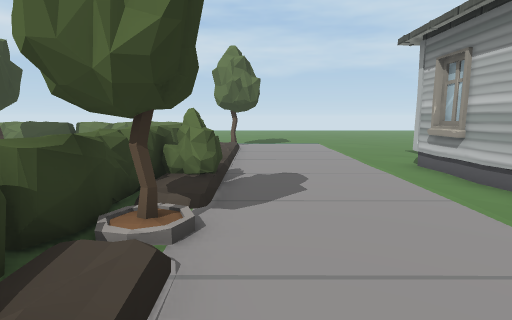
view 1 (above)

24 first-person views from a walk through a 3-D level made in the Unity game engine. The camera is 1.4 m above the floor, tilts 8° down and sees 80° across. The floor is counted in squares, 1 m on a side. Each view is taken from the middle of a square. On the plan, view 1 faces up. The plan holds only what a view shows up to about 14 squares ahead; the rest is blank. The place goes on beyond the plan. The player character is not drawn. Some animated figures are left out. Door leaves are left out, so doorways stand open. Some surface patterns are stand-ins.

view 2
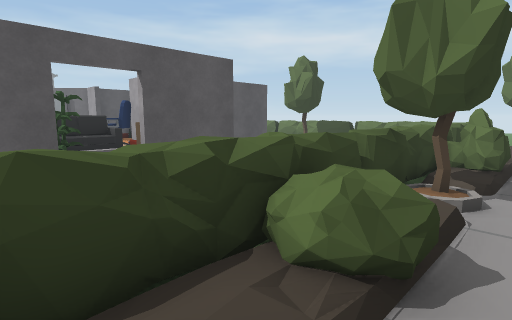

view 3
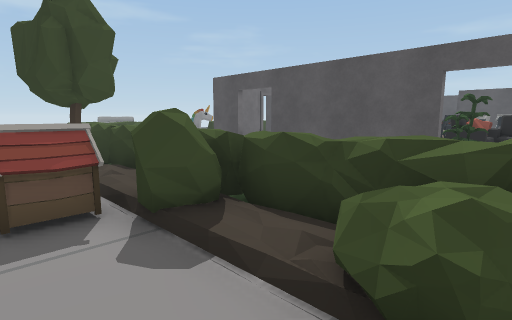

view 4
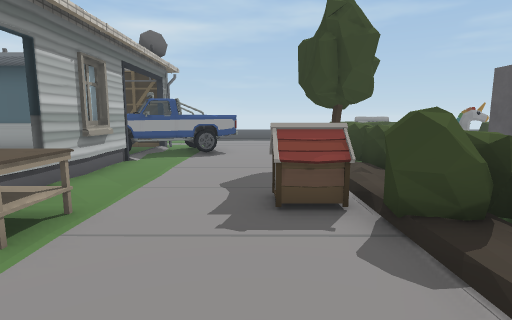

view 5
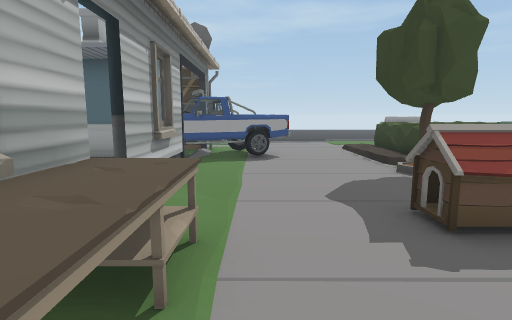

view 6
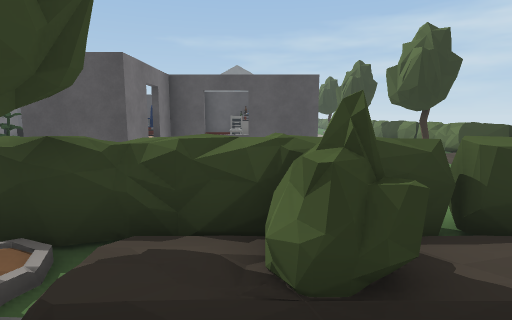

view 7
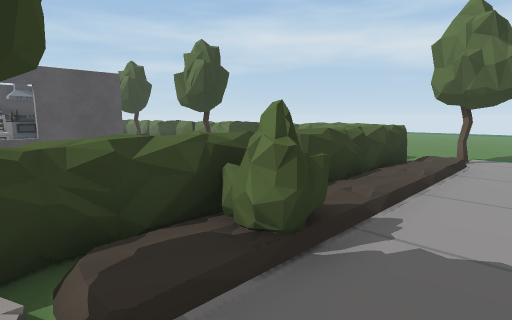

view 8
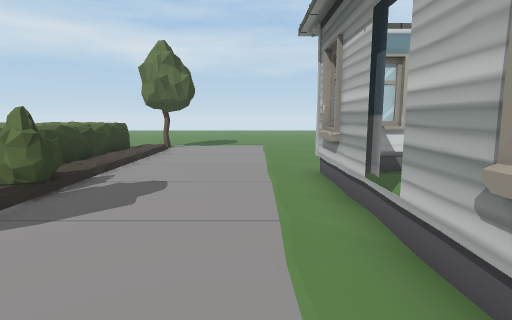

view 9
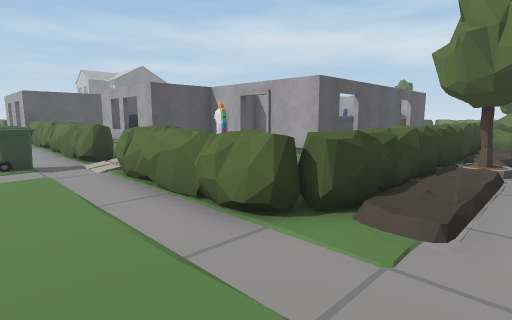

view 10
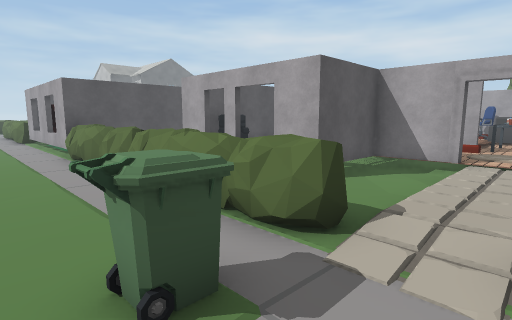

view 11
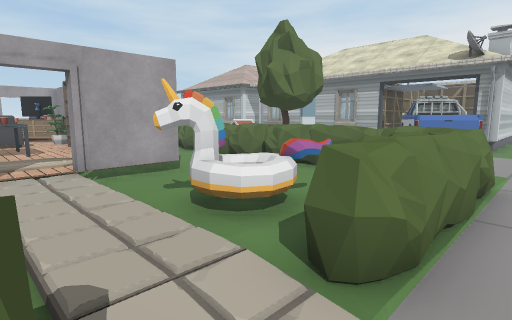

view 12
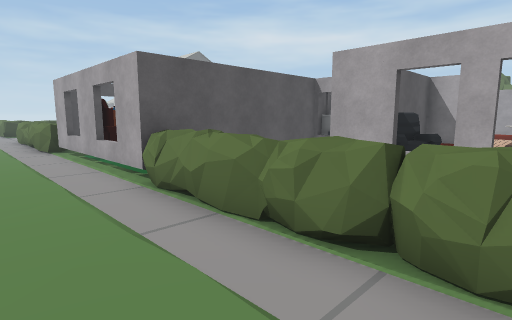

view 13
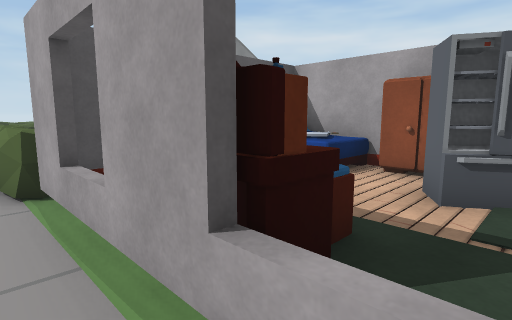

view 14
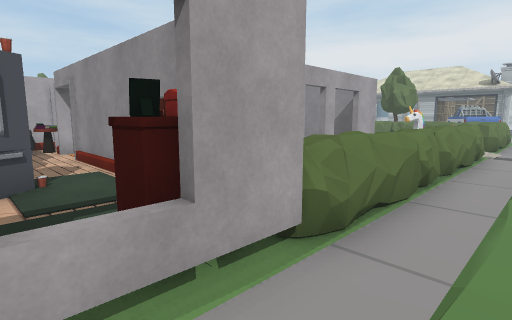

view 15
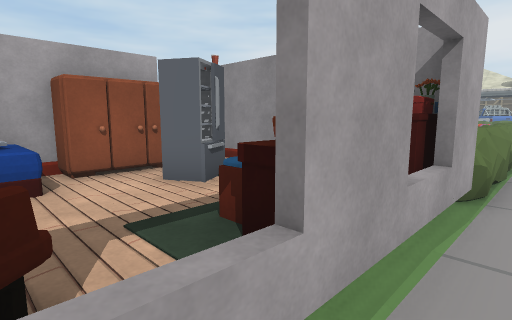

view 16
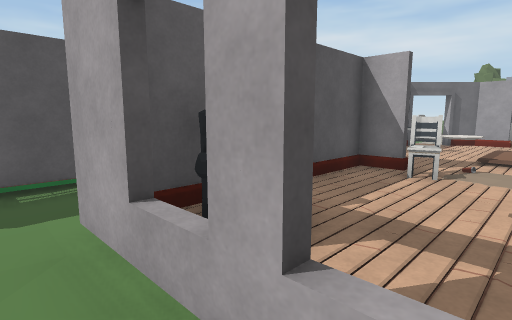

view 17
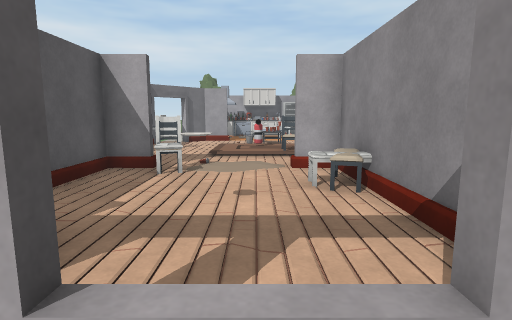

view 18
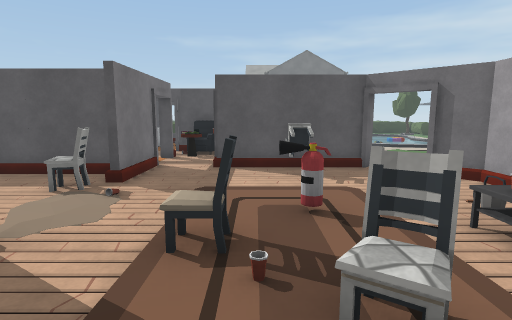

view 19
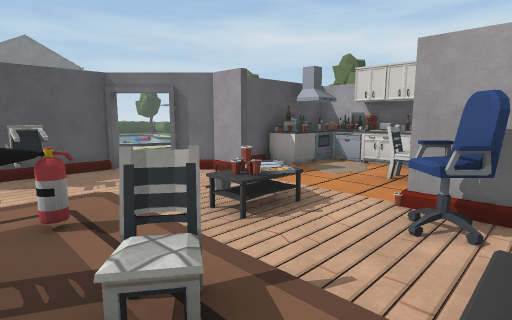

view 20
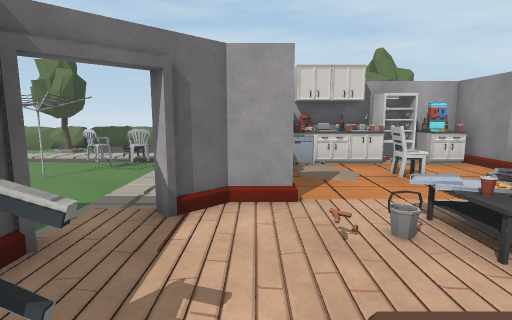

view 21
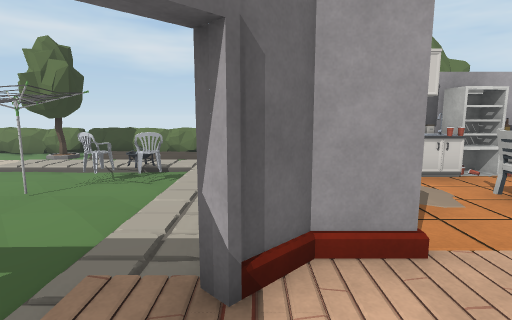

view 22
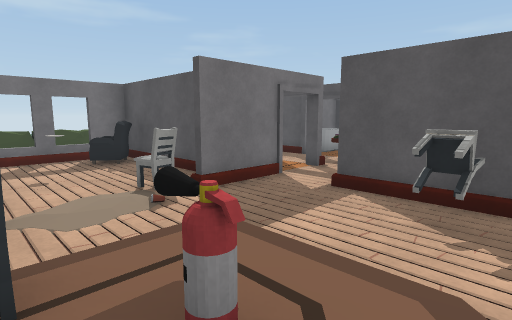

view 23
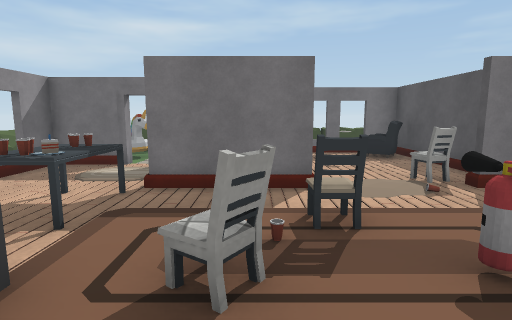

view 24
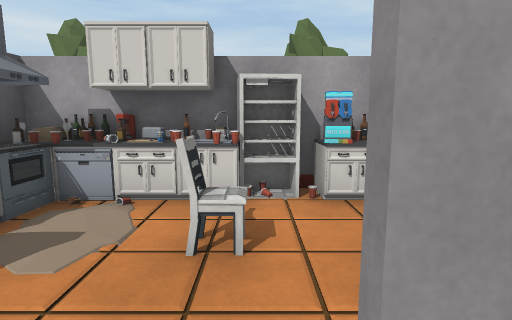

### Floor plan
Key: @ floor where view 1 was taken; # wall or solid block; x gap in a wall; . main floor; - floor 0.25 m lower than the main floor; / step, stairs or slope; D open door; = window, fence, low wall or low ledge; T tree; B bush; S sofa; R dresser; C chair; A table; U counter; G rug; H shelf; E bed; P cup; O other object.
Columns run from 28 left of view 1 to 9 right of it. Each row starts with its distance up from view 1.
 14 OOOOOOOOO      OOOOOOOOOO
 13                           O
 12           TT     TT       O
 11                          OO
 10    /......               OO
  9    /////O/    --         OO      O#O
  8        CCC  OOOO OO       O      OOO
  7        CC/.OO  OOOO      OBB     #
  6          /.-OU.O..#      OBB -   #
  5          /.OOUOCC./      OO      O
  4          /.-#.....       OTT -   D
  3          /.##....## ###  OTT     #
  2          /.#..OA.O SR O   O      O
  1          ##..OPO..SS.O#  OBB - -
  0          ##.......SSSO#  OBB@  -
 -1          #CC. O.CCSSSO#  OO     O
 -2          ##.. OCG ...HO  OBB-   O#
 -3        #.##....C. .POHO  OBBO   O#
 -4      # S..........AO..O  OOBOO   D
 -5      ##A####C..####...x   O      O
 -6    OOO# OO##C...# ....=  OO      #
 -7      O##O ##...C# ....O  OO-     #
 -8   ## ###   #.O..O##/#O#  OTT     O ###
 -9  EEOOOO#O  SS...# -./    OO      -
-10   EE ###O  SS...O -./    OO     OOO
-11    . D##O  ##x#x# -.OOO  OO   OOOOO
-12    .C..#O     -   -./OO  OO   O OOO
-13  CC OCO O  OO O   O-/OO  OO      ###O
-14 OO#OO##OOOOOOOOOOOO OOOOOO
-15   -   -           -
-16      -
-17               -     -       -

Positions as (right, up) in squares from view 1, and headings:
1: (0, 0), facing up
2: (0, -2), facing up-left
3: (1, 1), facing down-left
4: (1, 1), facing down
5: (3, 0), facing down
6: (1, 6), facing left
7: (1, 4), facing up-left
8: (3, 1), facing up
9: (0, -17), facing up-left
10: (-8, -17), facing up-left
11: (-10, -15), facing up-right
12: (-14, -17), facing up-left
13: (-22, -15), facing up-left
14: (-23, -16), facing up-right
15: (-26, -15), facing up-right
16: (-14, -12), facing up-left
17: (-14, -12), facing up
18: (-10, -2), facing left
19: (-10, -2), facing up-left
20: (-16, -2), facing up
21: (-17, 0), facing up
22: (-13, 0), facing down-left
23: (-12, 1), facing down
24: (-12, 2), facing up
